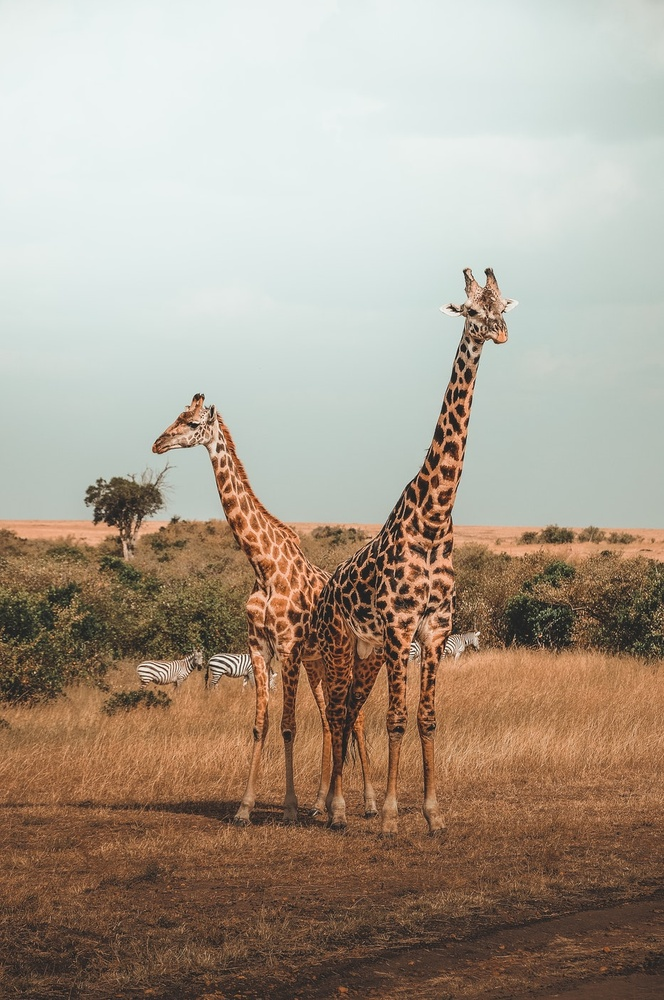
#> input picture DATA/giraffes.jpg, 664 x 1000 px, shrunk from 933 x 1405 before the run
$ python assessment.py   (older library calls are emulated)
#> lines starting #> are read from the running program, lines starting #| are printed output that depends on the picture; after the words box and inside, x2 and y2 are one past the last pixel; in counts of white or black regions, pixels touching at a corner belong together
#Image Processing Assessment
#This assessment was tested on Jupyter-Lab

import cv2
import matplotlib.pyplot as plt
import numpy as np
# %matplotlib inline

def display_img(img,cmap=None):
    fig = plt.figure(figsize=(12,10))
    ax = fig.add_subplot(111)
    ax.imshow(img,cmap)

#**TASK: Open and display the giaraffes.jpg image that is located in the DATA folder.**
giraffe = cv2.imread('../DATA/giraffes.jpg')
#> giraffe is the input picture: shape (1000, 664, 3); mean B, G, R 141.5, 156.7, 170
giraffe = cv2.cvtColor(giraffe,cv2.COLOR_BGR2RGB)
display_img(giraffe)

#**TASK:Apply a binary threshold onto the image.**
giraffe=cv2.imread('../DATA/giraffes.jpg',0)
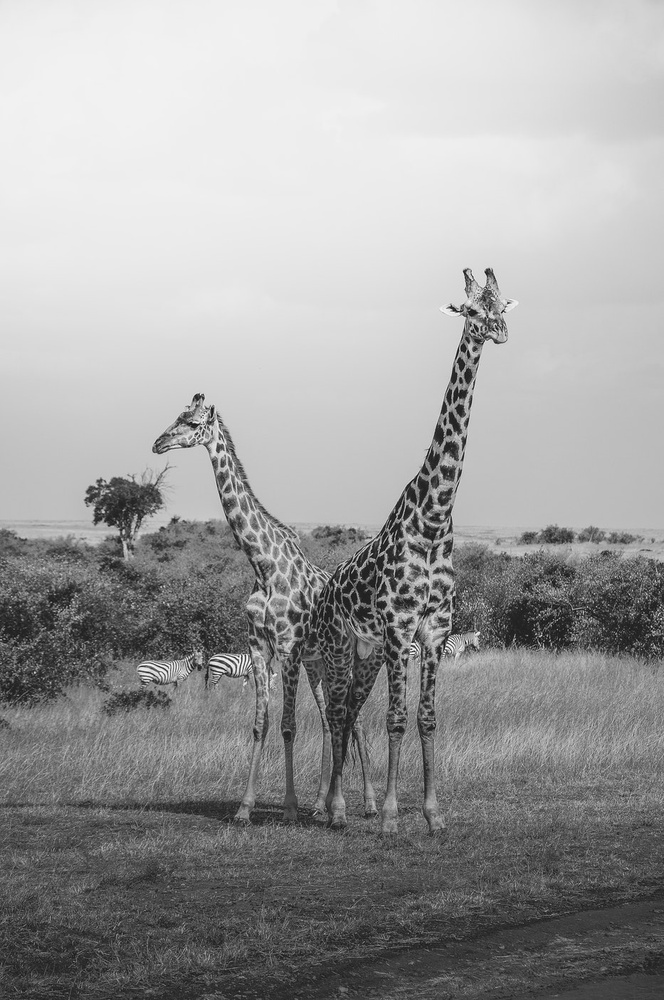
#> giraffe: shape (1000, 664); min 5, max 255, mean 158.9
ref,th=cv2.threshold(giraffe,127,255,cv2.THRESH_BINARY)
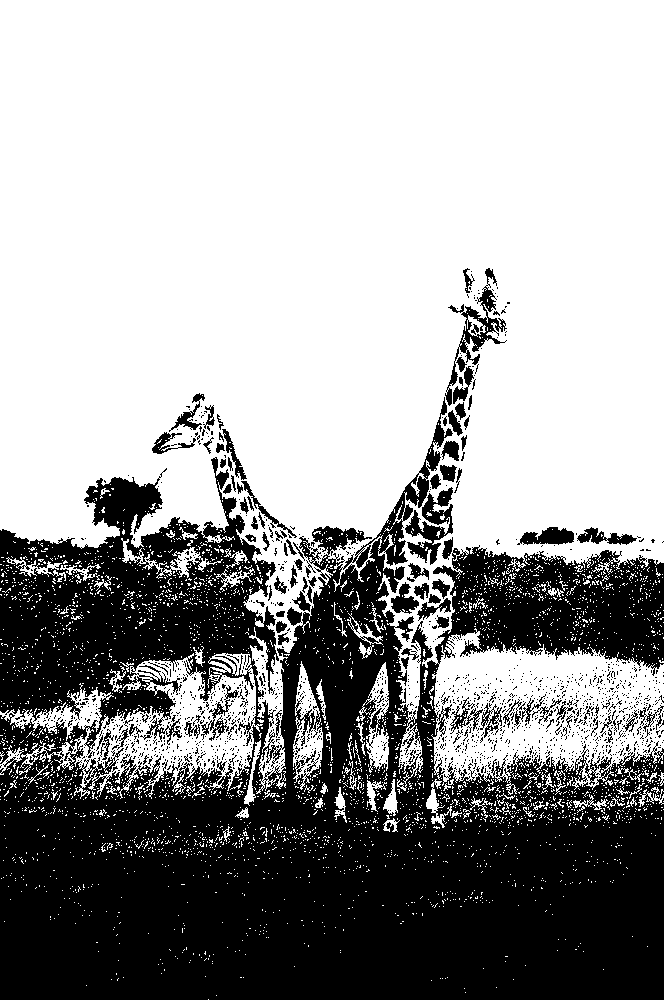
#> th: shape (1000, 664); 62.5% white; 1624 black regions (1515 under 20 px), largest, box (x1, y1, x2, y2) and area: (0, 397, 664, 1000) 231155, (405, 487, 453, 565) 1573, (445, 268, 507, 406) 1519
display_img(th,cmap='gray')

#**TASK: Open the giaraffes.jpg file from the DATA folder and convert its colorspace to  HSV and display the image.**
giraffe=cv2.imread('../DATA/giraffes.jpg')
giraffe=cv2.cvtColor(giraffe,cv2.COLOR_BGR2HSV)
#> giraffe: shape (1000, 664, 3); mean H, S, V 45.8, 68.1, 174.8
display_img(giraffe)

#**TASK: Create a low pass filter with a 4 by 4 Kernel filled with values of 1/10 (0.01) and then use 2-D Convolution to blur the giraffer image (displayed in normal RGB)**
kernel=np.ones((4,4),dtype=np.float32)/10
giraffe=cv2.imread('../DATA/giraffes.jpg')
giraffe=cv2.cvtColor(giraffe,cv2.COLOR_BGR2RGB)
giraffe_blurr=cv2.filter2D(giraffe,-1,kernel)
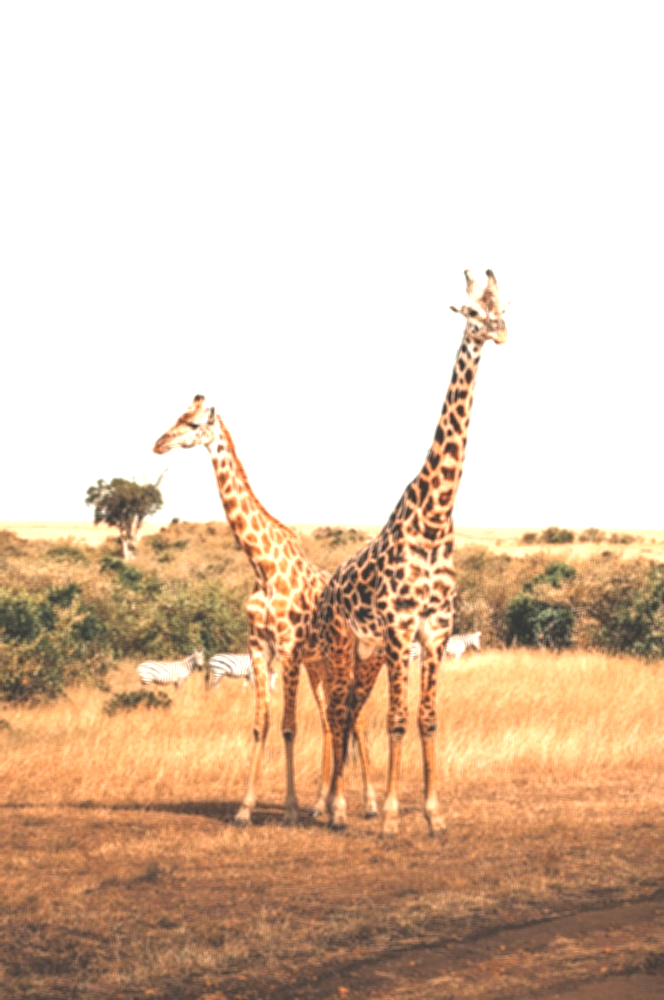
#> giraffe_blurr: shape (1000, 664, 3); mean R, G, B 223.8, 200.3, 179.2
display_img(giraffe_blurr)

#**TASK: Create a Horizontal Sobel Filter (sobelx from our lecture) with a kernel size of 5 to the grayscale version of the giaraffes image and then display the resulting gradient filtered version of the image.**
giraffe = cv2.imread('../DATA/giraffes.jpg',0)
giraffe_sobelx=cv2.Sobel(giraffe,cv2.CV_64F,1,0,ksize=5)
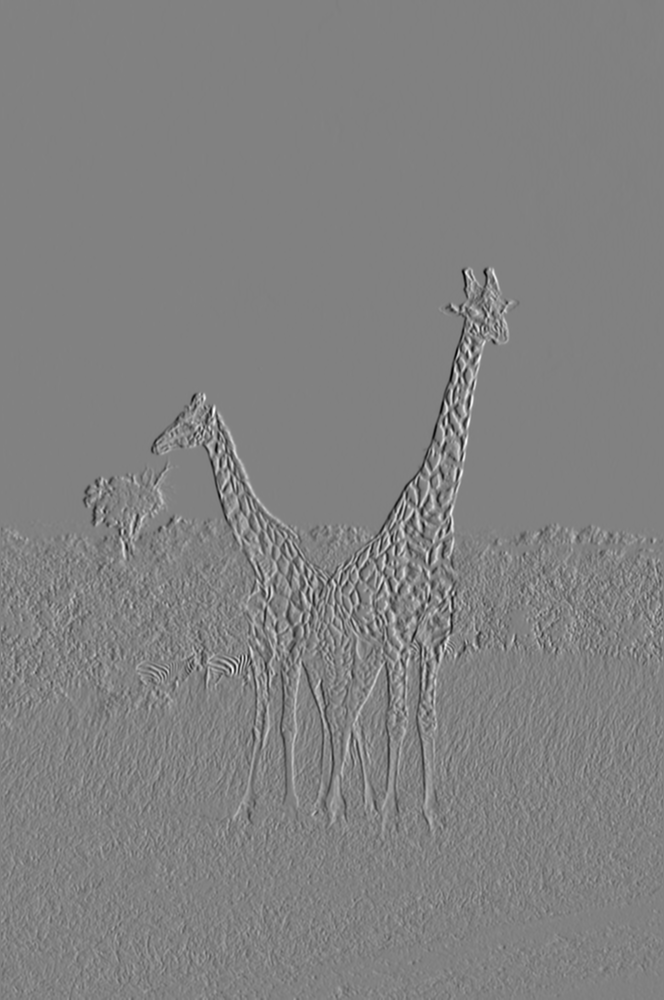
#> giraffe_sobelx: shape (1000, 664) float64; min -8199, max 7954, mean -1.6; drawn with min black and max white
display_img(giraffe_sobelx,cmap='gray')

#**TASK: Plot the color histograms for the RED, BLUE, and GREEN channel of the giaraffe image. Pay careful attention to the ordering of the channels.**
giraffe=cv2.imread('../DATA/giraffes.jpg')
color = ('b','g','r')
for i,col in enumerate(color):
    hist=cv2.calcHist([giraffe],[i],None,[256],[0,256])
    plt.plot(hist,color=col)
plt.title('Giraffes Histograms')
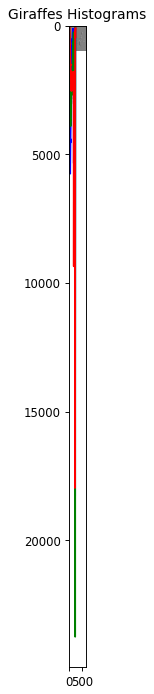
#> figure drawn by matplotlib, 1 panel

$ run again, with DATA/Nadia_Murad.jpg copied over DATA/giraffes.jpg
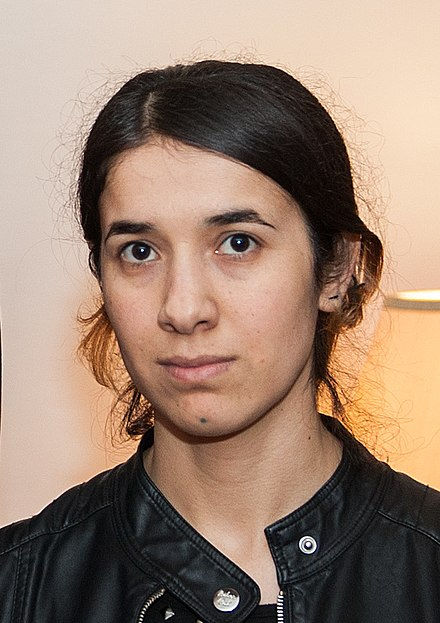
#> input picture DATA/Nadia_Murad.jpg, 440 x 623 px
#> giraffe is the input picture: shape (623, 440, 3); mean B, G, R 112.7, 129.2, 153.8
#> `ref,th=cv2.threshold(giraffe,127,255,cv2.THRESH_BINARY)`:
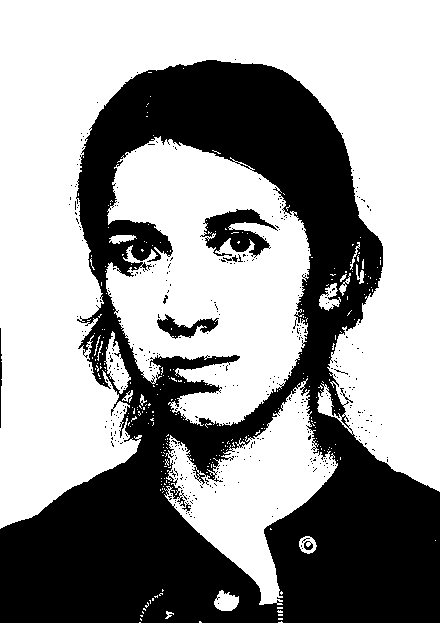
#> th: shape (623, 440); 60.3% white; 403 black regions (394 under 20 px), largest, box (x1, y1, x2, y2) and area: (0, 60, 440, 623) 105257, (200, 209, 278, 258) 1831, (157, 314, 219, 339) 662
#> `plt.title('Giraffes Histograms')`:
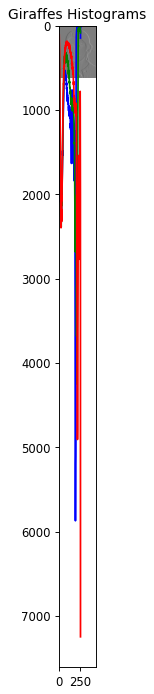
#> figure drawn by matplotlib, 1 panel
